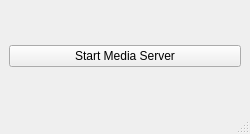
<?xml version="1.0" encoding="UTF-8"?>
<ui version="4.0">
 <class>MainWindow</class>
 <widget class="QMainWindow" name="MainWindow">
  <property name="geometry">
   <rect>
    <x>0</x>
    <y>0</y>
    <width>250</width>
    <height>134</height>
   </rect>
  </property>
  <property name="sizePolicy">
   <sizepolicy hsizetype="Fixed" vsizetype="Fixed">
    <horstretch>0</horstretch>
    <verstretch>0</verstretch>
   </sizepolicy>
  </property>
  <property name="minimumSize">
   <size>
    <width>250</width>
    <height>100</height>
   </size>
  </property>
  <property name="maximumSize">
   <size>
    <width>250</width>
    <height>175</height>
   </size>
  </property>
  <property name="windowTitle">
   <string>HUPnPAv Launcher</string>
  </property>
  <widget class="QWidget" name="centralwidget">
   <layout class="QVBoxLayout" name="verticalLayout">
    <item>
     <widget class="QPushButton" name="startMediaServer">
      <property name="text">
       <string>Start Media Server</string>
      </property>
     </widget>
    </item>
   </layout>
  </widget>
  <widget class="QMenuBar" name="menubar">
   <property name="geometry">
    <rect>
     <x>0</x>
     <y>0</y>
     <width>250</width>
     <height>24</height>
    </rect>
   </property>
  </widget>
  <widget class="QStatusBar" name="statusbar"/>
 </widget>
 <resources/>
 <connections/>
</ui>
